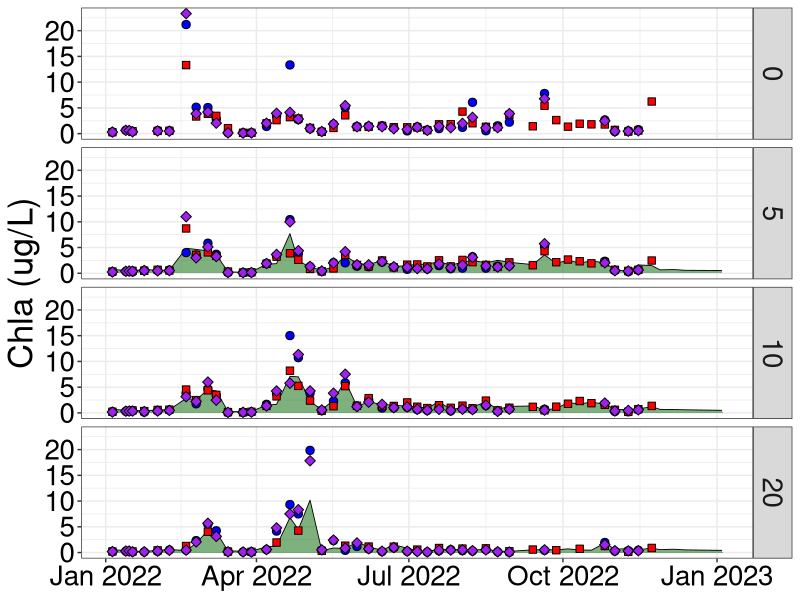
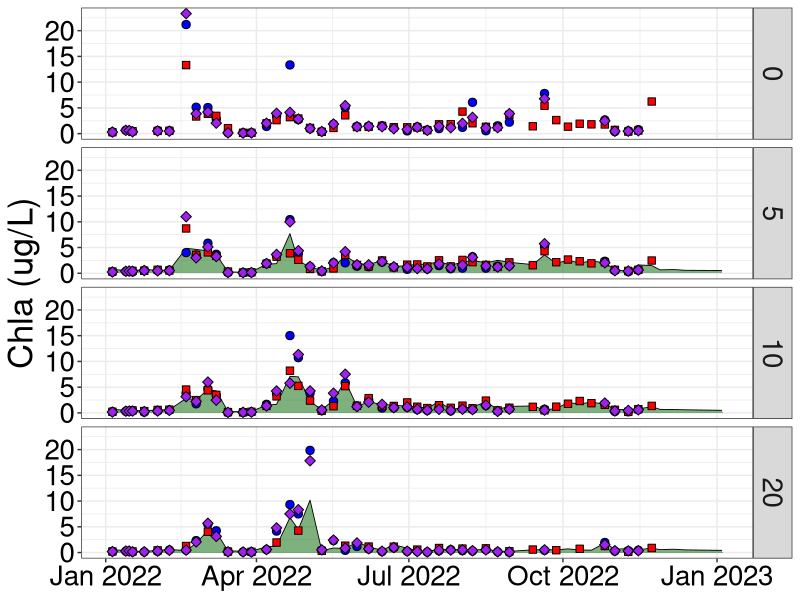

Source code (R) for these figures, in order:
## ---- chunk 1
#Upload packages
library(tidyverse)
library(here)
library(patchwork)
library(readxl)
## ---- chunk 2
#Uploading Chlorophyll -  the date is the upload date from the portal
chl <- read_csv(here("files", "chl_2022_investigation.csv"))

#Upload HPLC data
hplc <- read_csv(here("files", "hplc_2022_investigation.csv"))

#Upload HPLC data
ctd <- read_csv(here("files", "ctd_2022_investigation.csv"))
## ---- chunk 3
#Looking at different programs
project <- chl %>% 
  distinct(project, survey)

#Filtering out zoopsprint sampling
chl <- chl %>% 
  filter(!is.na(project))

#Filtering so only shallower than 20m data - this is where HPLC is collected.
chl <- chl %>% 
  filter(line_out_depth < 21)

#Separting out the size-fractionated data
chl_sf <- chl %>% 
  filter(!filter_type == "Bulk GF/F")

#Pivoting size-fractionated data wider
chl_sf_wide <- chl_sf %>% 
  # filter(!is.na(chla)) %>% 
  select(date, collected, line_out_depth, filter_type, chla) %>% 
  pivot_wider(names_from = "filter_type", values_from = "chla") %>% 
  mutate(sf_sum = `20um` + `3um` + `GF/F`)

#Separting out the bulk data
chl_bulk <- chl %>% 
  filter(filter_type == "Bulk GF/F") %>% 
  select(date, collected, line_out_depth, chla)

#Prepping the HPLC data for a join
hplc_chla <- hplc %>% 
  select(date, collected, line_out_depth, all_chl_a)

#Joining the bulk data with the size-fractionated data and hplc data
chl_join <- chl_bulk %>% 
  left_join(chl_sf_wide) %>% 
  left_join(hplc_chla)

#Bring in the fluorometer data?
## ---- chunk 4
#Working with ctd data so I can join it with the bottle samples 

#Looking at different cruises
ctd_cruise <- ctd %>% 
  distinct(Cruise)

#Selecting the oceanography cruises and the useful columns for joining. Renaming some of the columns so that they will join with the bottle chlorophyll data
ctd_clean <- ctd %>% 
  filter(Cruise == "QOMA1" | Cruise == "QOMA5" | Cruise == "QOMA1,QOMA5") %>%
  select(date_time = `Measurement time`, line_out_depth = `Pressure (dbar)`,
         flu =`Fluorometry Chlorophyll (ug/L)`)

#Making a date column from measurement time and selecting joining depths
ctd_clean2 <- ctd_clean %>% 
  mutate(date = lubridate::date(date_time)) %>% 
  relocate(date, .before = date_time) %>%
  filter(line_out_depth == 1 | line_out_depth == 5 | line_out_depth == 10 |
           line_out_depth == 20)

#Checking for duplicate CTD casts - there are two. One on 2022-08-30 and the other on 2022-10-11
ctd_dup <- ctd_clean2 %>% 
  group_by(date) %>% 
  summarise(n = n()) %>% 
  ungroup() %>% 
  filter(n > 4)
## ---- chunk 5
#Looking into duplicate CTD casts 
ctd_dup_cast <- ctd_clean2 %>% 
  filter(date == "2022-08-30" | date == "2022-10-11")

#2022-08-30 About an 1:40 minuts apart. Values are pretty comparable with exception to surface which may be due to quenching

#2022-10-11 seems to be back to back casts. 

#Going to just do a daily average for these for the time being.

ctd_clean3 <- ctd_clean2 %>% 
  group_by(date, line_out_depth) %>% 
  summarise(flu_dm = mean(flu)) %>% 
  ungroup()
  
## ---- chunk 6
#Trying to join with the bottle chlorophyll data
chl_join <- chl_join %>% 
  left_join(ctd_clean3)
## ---- chunk 7
chl_join %>%
  filter(line_out_depth < 50) %>% 
  ggplot(aes(x = date)) +
  geom_area(aes(y = flu_dm), fill = "darkgreen", color = "black", size = 0.3,
            alpha = 0.5) +
  geom_point(aes(y = chla), pch = 21, color = "black", fill = "blue", size = 2.5) +
  geom_point(aes(y = all_chl_a), pch = 22, color = "black", fill = "red", size = 2.5) +
  geom_point(aes(y = sf_sum), pch = 23, color = "black", fill = "purple", size = 2.5) +
  facet_grid(line_out_depth ~ .) +
  labs(y = "Chla (ug/L)") +
  theme_bw() +
  theme(text = element_text(size = 25),
        axis.title.x = element_blank(),
        # axis.text.y = element_blank(),
        axis.text = element_text(colour = "black"))

ggsave(here("figures_qc", "multi-2020-timeseries.png"),
       width = 16, height = 10, dpi = 300)


